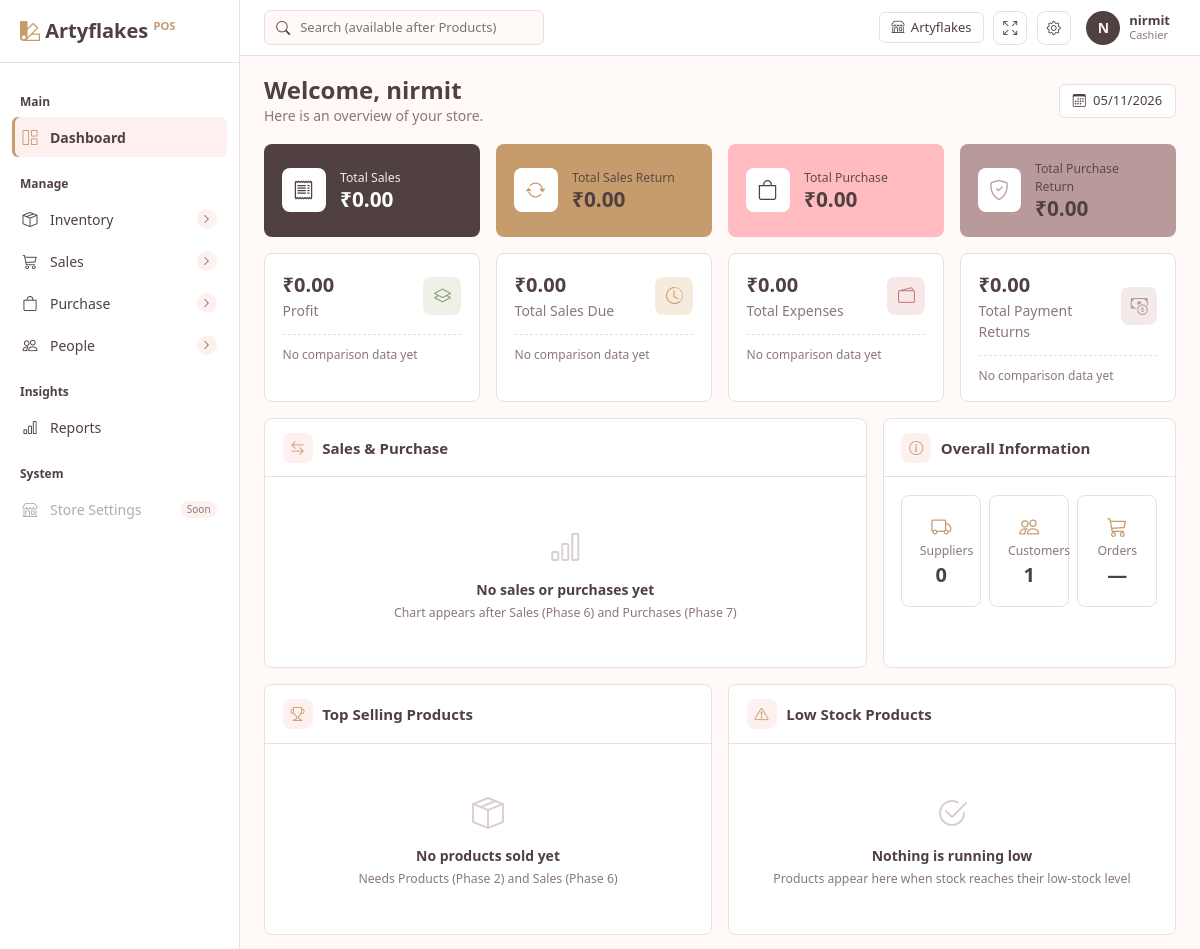
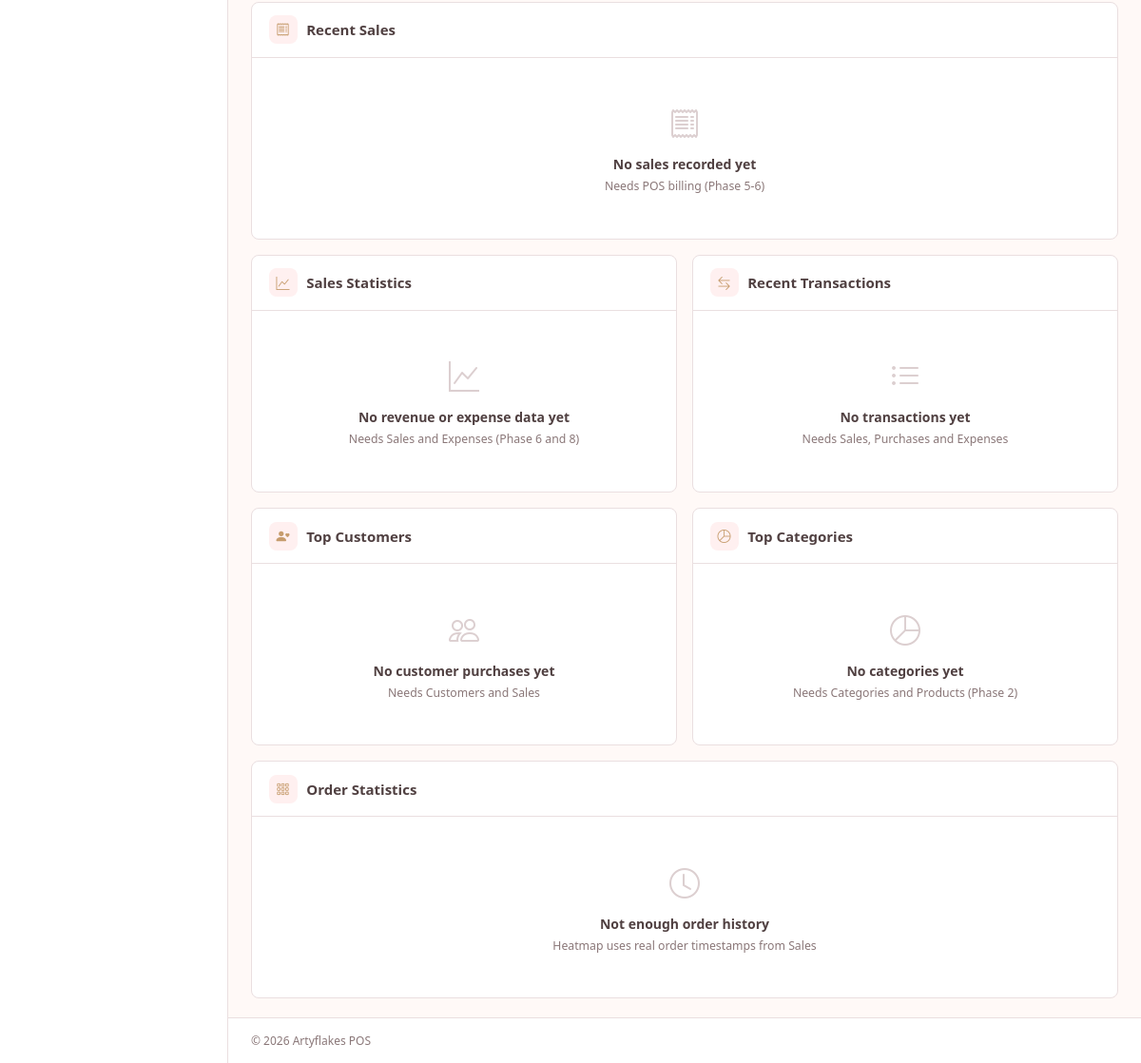
Before: /dashbord/ (signed in) with the older database file (2 pictures, top to bottom).
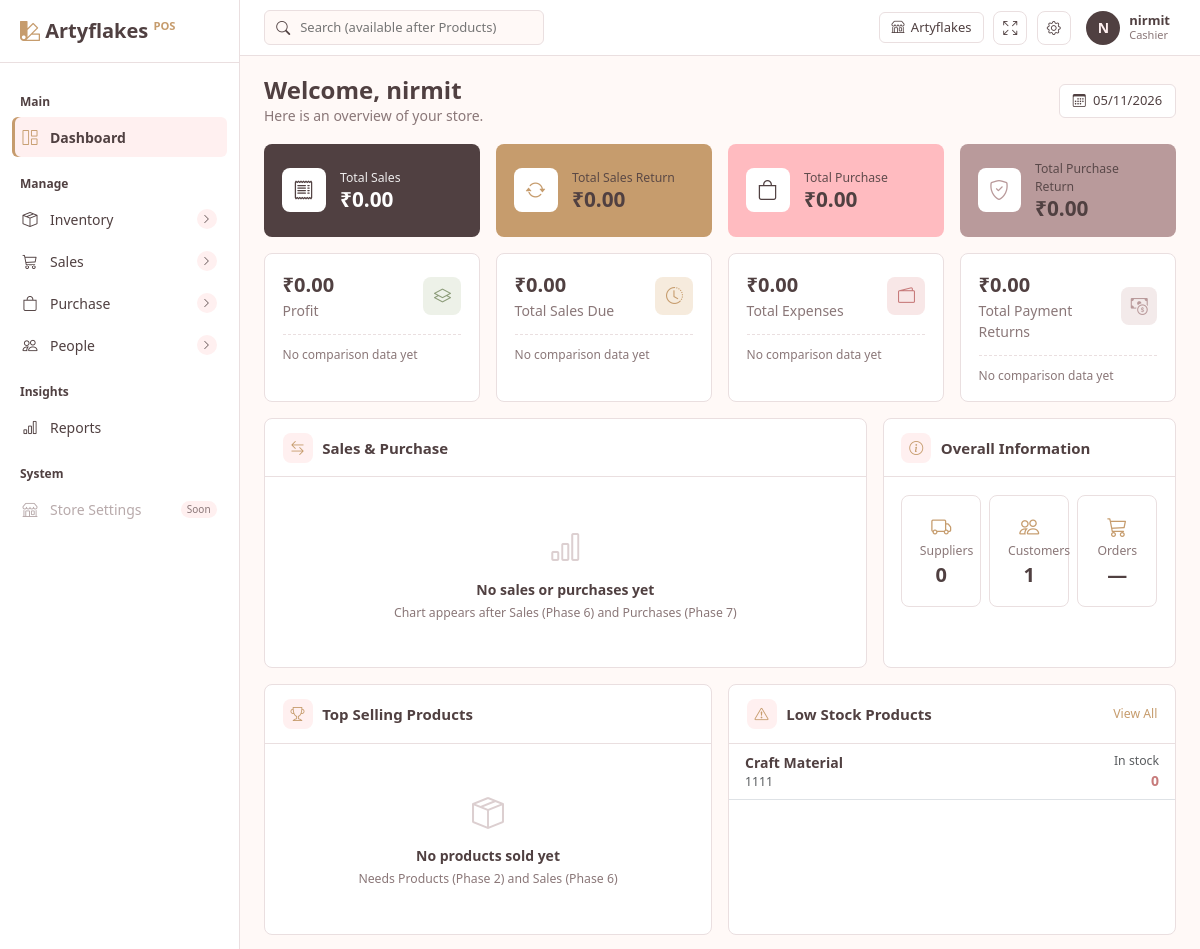
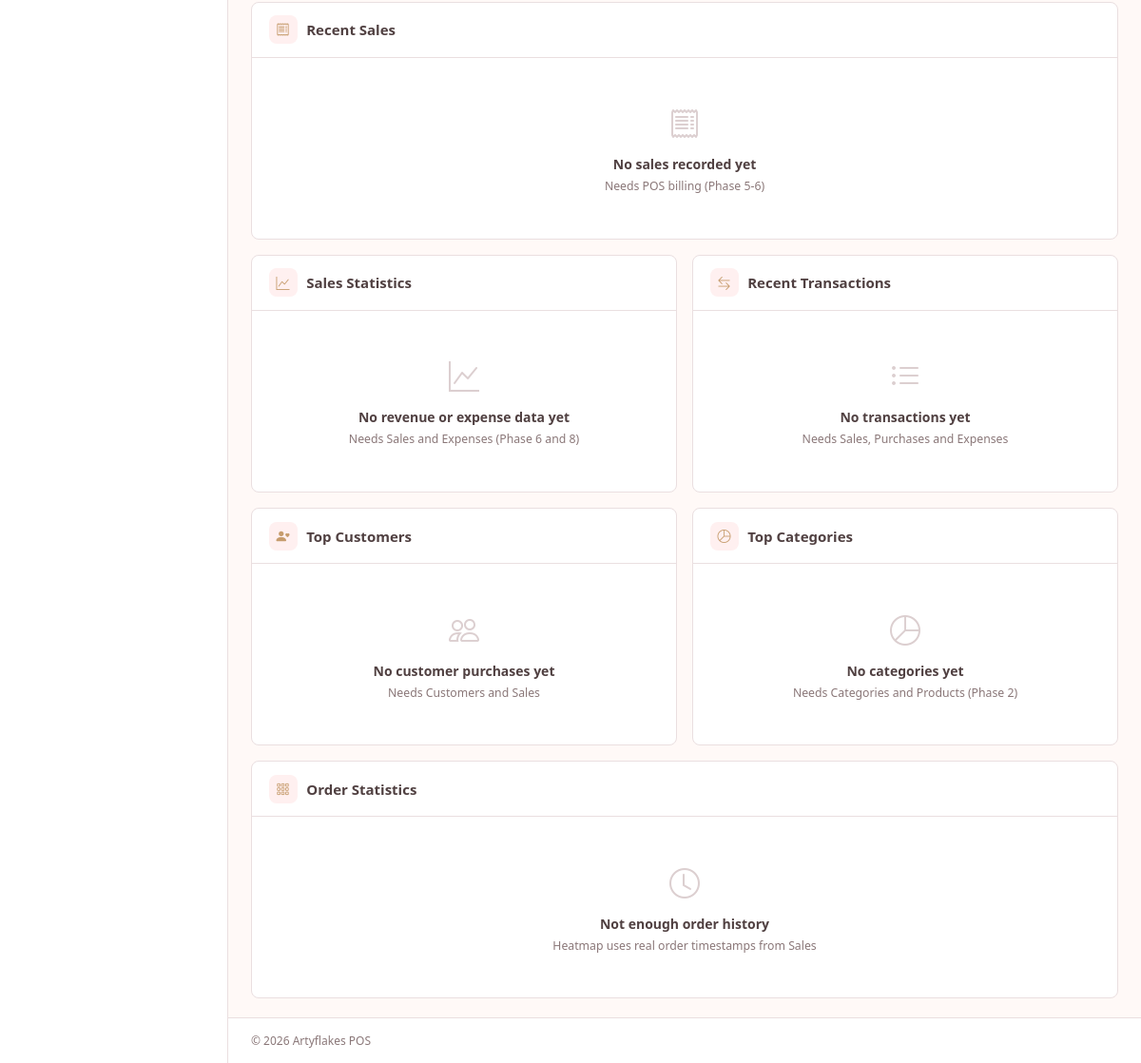
After: the same page with the newer database file (2 pictures, top to bottom).
### inventory/models.py (models this page shows, shortened)
class Product(TimeStampedModel):
    class Unit(models.TextChoices):
        PCS = "pcs", "Pieces"
        SET = "set", "Set"
        BOX = "box", "Box"
        PACK = "pack", "Pack"
        KG = "kg", "Kilogram"
        G = "g", "Gram"
        LTR = "ltr", "Litre"
        ML = "ml", "Millilitre"
        MTR = "mtr", "Metre"
    code = models.CharField(max_length=30, unique=True, null=True, blank=True)
    name = models.CharField(max_length=200)
    category = models.ForeignKey(
        Category, null=True, blank=True, on_delete=models.SET_NULL, related_name="products"
    )
    barcode = models.CharField(max_length=64, unique=True, null=True, blank=True)
    hsn_code = models.CharField("HSN code", max_length=10, blank=True)
    unit = models.CharField(max_length=10, choices=Unit.choices, default=Unit.PCS)
    track_stock = models.BooleanField(
        "Track stock", default=True,
        help_text="Untick for services or custom work that has no stock.",
    )
    cost_price = models.DecimalField(max_digits=10, decimal_places=2, default=0, validators=[MinValueValidator(0)])
    sale_price = models.DecimalField(max_digits=10, decimal_places=2, default=0, validators=[MinValueValidator(0)])
    mrp = models.DecimalField("MRP", max_digits=10, decimal_places=2, default=0, validators=[MinValueValidator(0)])
    gst_rate = models.DecimalField(
        "GST %", max_digits=5, decimal_places=2, default=0,
        validators=[MinValueValidator(0), MaxValueValidator(100)],
    )
    min_stock = models.PositiveIntegerField("Low stock level", default=0)
    is_active = models.BooleanField(default=True)
    class Meta:
        ordering = ["name"]

### dashboard/views.py (the view)
# urls.py: path("", views.home, name="home"),
@login_required
def home(request):
    primary_cards = [
        {"label": "Total Sales", "value": ZERO, "icon": "bi-receipt", "color": "orange"},
        {"label": "Total Sales Return", "value": ZERO, "icon": "bi-arrow-repeat", "color": "navy"},
        {"label": "Total Purchase", "value": ZERO, "icon": "bi-bag", "color": "teal"},
        {"label": "Total Purchase Return", "value": ZERO, "icon": "bi-shield-check", "color": "blue"},
    ]
    secondary_cards = [
        {"label": "Profit", "value": ZERO, "icon": "bi-layers", "tone": "teal"},
        {"label": "Total Sales Due", "value": ZERO, "icon": "bi-clock-history", "tone": "orange"},
        {"label": "Total Expenses", "value": ZERO, "icon": "bi-wallet2", "tone": "red"},
        {"label": "Total Payment Returns", "value": ZERO, "icon": "bi-cash-coin", "tone": "blue"},
    ]
    low = low_stock(with_stock()).order_by("stock", "name")[:5]
    low_rows = [
        {
            "name": p.name,
            "code": p.code or "",
            "stock": qty_fmt(p.stock),
            "out": p.stock <= 0,
        }
        for p in low
    ]
    context = {
        "today": timezone.localdate(),
        "primary_cards": primary_cards,
        "secondary_cards": secondary_cards,
        "overall": {
            "suppliers": Contact.objects.filter(is_supplier=True, is_active=True).count(),
            "customers": Contact.objects.filter(is_customer=True, is_system=False, is_active=True).count(),
        },
        "low_stock": low_rows,
    }
    return render(request, "dashboard/home.html", context)

### accounts/models.py (called while the page is built)
    @property
    def is_admin_role(self):
        return self.is_superuser or self.role == self.Role.ADMIN

### inventory/stock.py (called while the page is built)
def qty_fmt(value):
    return f"{Decimal(value).normalize():f}"

def with_stock(qs=None):
    qs = Product.objects.all() if qs is None else qs
    return qs.annotate(
        stock=Coalesce(
            Sum("movements__quantity"), Value(ZERO),
            output_field=DecimalField(max_digits=14, decimal_places=3),
        )
    )

def low_stock(qs):
    return qs.filter(track_stock=True, is_active=True).filter(
        Q(stock__lte=0) | Q(min_stock__gt=0, stock__lte=F("min_stock"))
    )

### templates/dashboard/home.html (shortened to what the changed rows need)
{% extends "base.html" %}
{% block content %}
<div class="row g-3 mb-3">
  <div class="col-xl-8">
    {% include "dashboard/_panel_empty.html" with icon="bi-arrow-left-right" title="Sales & Purchase" empty_icon="bi-bar-chart" message="No sales or purchases yet" needs="Chart appears after Sales (Phase 6) and Purchases (Phase 7)" %}
  </div>
</div>
<div class="row g-3 mb-3">
  <div class="col-xl-6">
    {% include "dashboard/_panel_empty.html" with icon="bi-trophy" title="Top Selling Products" empty_icon="bi-box-seam" message="No products sold yet" needs="Needs Products (Phase 2) and Sales (Phase 6)" %}
  </div>
  <div class="col-xl-6">
    {% if low_stock %}
    <div class="panel h-100">
      <div class="panel-head">
        <span class="panel-icon"
          ><i class="bi bi-exclamation-triangle"></i
        ></span>
        <h6>Low Stock Products</h6>
        <a
          class="ms-auto small"
          style="color: var(--secondary)"
          href="{% url 'inventory:stock_list' %}?filter=low"
          >View All</a
        >
      </div>
      <div class="panel-body p-0">
        {% for p in low_stock %}
        <div
          class="d-flex justify-content-between align-items-center px-3 py-2 border-bottom"
        >
          <div>
            <div class="fw-semibold">{{ p.name }}</div>
            <div class="small text-muted">{{ p.code }}</div>
          </div>
          <div class="text-end">
            <div class="small text-muted">In stock</div>
            <div
              class="fw-bold"
              style="color: {% if p.out %}var(--danger){% else %}var(--secondary){% endif %};"
            >
              {{ p.stock }}
            </div>
          </div>
        </div>
        {% endfor %}
      </div>
    </div>
    {% else %}
    {% include "dashboard/_panel_empty.html" with icon="bi-exclamation-triangle" title="Low Stock Products" empty_icon="bi-check2-circle" message="Nothing is running low" needs="Products appear here when stock reaches their low-stock level" %}
    {% endif %}
  </div>
</div>
<div class="row g-3 mb-3">
  <div class="col-12">
    {% include "dashboard/_panel_empty.html" with icon="bi-receipt" title="Recent Sales" empty_icon="bi-receipt" message="No sales recorded yet" needs="Needs POS billing (Phase 5-6)" %}
  </div>
</div>
<div class="row g-3 mb-3">
  <div class="col-xl-6">
    {% include "dashboard/_panel_empty.html" with icon="bi-graph-up" title="Sales Statistics" empty_icon="bi-graph-up" message="No revenue or expense data yet" needs="Needs Sales and Expenses (Phase 6 and 8)" %}
  </div>
  <div class="col-xl-6">
    {% include "dashboard/_panel_empty.html" with icon="bi-arrow-left-right" title="Recent Transactions" empty_icon="bi-list-ul" message="No transactions yet" needs="Needs Sales, Purchases and Expenses" %}
  </div>
</div>
<div class="row g-3 mb-3">
  <div class="col-xl-6">
    {% include "dashboard/_panel_empty.html" with icon="bi-person-heart" title="Top Customers" empty_icon="bi-people" message="No customer purchases yet" needs="Needs Customers and Sales" %}
  </div>
  <div class="col-xl-6">
    {% include "dashboard/_panel_empty.html" with icon="bi-pie-chart" title="Top Categories" empty_icon="bi-pie-chart" message="No categories yet" needs="Needs Categories and Products (Phase 2)" %}
  </div>
</div>
<div class="row g-3">
  <div class="col-12">
    {% include "dashboard/_panel_empty.html" with icon="bi-grid-3x3-gap" title="Order Statistics" empty_icon="bi-clock" message="Not enough order history" needs="Heatmap uses real order timestamps from Sales" %}
  </div>
</div>
{% endblock %}

Changed rows visible on the page:
added Product: name "Craft Material", code "1111"
Other visible differences:
{{ title }}: "Sales & Purchase Top Selling Products Low Stock Products Recent Sales Sales Statistics Recent Transactions Top Customers Top Categories Order Statistics" → "Sales & Purchase Top Selling Products Recent Sales Sales Statistics Recent Transactions Top Customers Top Categories Order Statistics"
{{ message }}: "…No products sold yet Nothing is running low No sales recorded yet…" → "…No products sold yet No sales recorded yet…"
{{ needs }}: "…and Sales (Phase 6) Products appear here when stock reaches their low-stock level Needs POS billing (Phase…" → "…and Sales (Phase 6) Needs POS billing (Phase…"
text now shown: "Low Stock Products View All"
new list line: "In stock 0"
